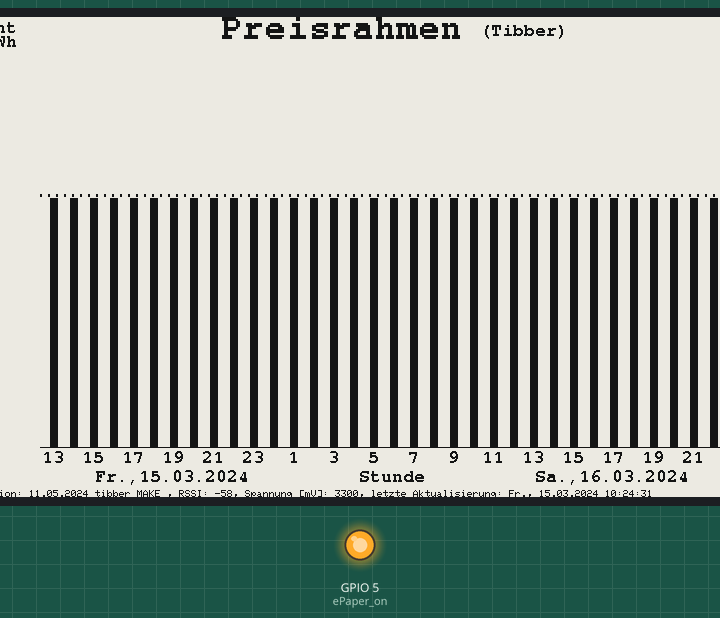
The sketch below on a simulated ESP8266 (NodeMCU). On the bench: 800×480 one-colour display, output pins drawn as LEDs (lit = HIGH). WiFi joins after 1.5 s; servers stay silent unless stated; uploads are accepted with an empty reply; the local clock reads 2024-03-15 10:24:30 at power-on unless the sketch sets it; what the sketch prints to the serial monitor is not drawn. At 12.1 s the program puts the board to deep sleep or switches it off; the recording ends there.

Above: at 6.1 s.
Timing chart, 0 to 7.6 s (numbered marks = the images above):
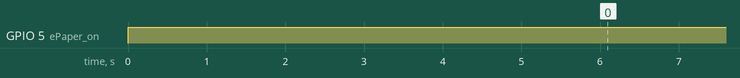

The sketch:

tibber_preis_auf_epaper_25032023-1.ino
```cpp
#include <dummy.h>

#define vers "Version: 11.05.2024 tibber MAKE "
const char *ssid = "Heise-Gaeste";
const char *password = "NurFuerHeiseGaeste!";
const char *token = "5K4MVS-OjfWhK_4yrjOlFe1F6kJXPVf7eQYggo8ebAE"; // Demo Token durch eigenen Token ersetzen!!!
const char *tibberApi = "https://api.tibber.com/v1-beta/gql";
//############### ePaper "Gedoens" ###########################################################
#define EPD_CS SS
#define MAX_DISPLAY_BUFFER_SIZE (81920ul-34000ul-5000ul) // ~34000 base use, change 5000 to your application use
#define GxEPD2_DISPLAY_CLASS GxEPD2_BW
#define GxEPD2_DRIVER_CLASS GxEPD2_750_T7  // GDEW075T7   800x480, EK79655 (GD7965), (WFT0583CZ61)
#define MAX_HEIGHT(EPD) (EPD::HEIGHT <= (MAX_DISPLAY_BUFFER_SIZE) / (EPD::WIDTH / 2) ? EPD::HEIGHT : (MAX_DISPLAY_BUFFER_SIZE) / (EPD::WIDTH / 2))
//#if defined uwe #else #endif
#define ENABLE_GxEPD2_GFX 0  //wenn ohne Grauwerte
#include <GxEPD2_BW.h>
#define GxEPD_LIGHTGREY GxEPD_BLACK
//Pins ePapaer an ESP8266: VCC=gr=3,3V, GND=br=GND, DIN=bl=Gpio13=D7=MOSI, CLK=ge=D5=Gpio14=SCLK, CS=or=D8=Gpio15=CS, DC=gn=D3=Gpio0, RST=ws=D4=Gpio2, BUSY=vi=D6=Gpio12=MISO, PWR=rt=3,3V
GxEPD2_DISPLAY_CLASS<GxEPD2_DRIVER_CLASS, MAX_HEIGHT(GxEPD2_DRIVER_CLASS)> display(GxEPD2_DRIVER_CLASS(/*CS=D8*/ EPD_CS, /*DC=D3*/ 0, /*RST=D4*/ 2, /*BUSY=D2*/ 4));
#include <Fonts/FreeMonoBold9pt7b.h>
//############### ePaper "Gedoens" Ende ######################################################
#include <ESP8266WiFi.h>
#include <ESP8266HTTPClient.h>
#include <WiFiClientSecureBearSSL.h>
#include <ArduinoJson.h>
#include <time.h>
#include "ota.h"
#include "Internetzeit.h"
#define ePaper_on 5 //D1 = GPIo5
#define LED 2 //D4
#define AN LOW
#define AUS HIGH
#define RTCMEMORYSTART 65 //1.freier Speicherplatz im RTC
ADC_MODE(ADC_VCC);
char buf[200]; // Buffer für sprintf
int preis[2][24] ; //24h = 24 Preise, jeweils für den aktuellen und den folgenden Tag
int min1[2]={0,0}, max1[2]={0,0}; //jeweils für den aktuellen und den folgenden Tag
long preismittel[2]={0, 0}; //Mittelwert, jeweils für den aktuellen und den folgenden Tag
long mittelwert[2]={0,0};   //hier jetzt der Mittelwert von 13-24 Uhr des aktuellen Tages und 0-23 Uhr des folgenden Tages fuer epaper-Darstellung
int mini=30000, maxi=0, min_abgerundet, max_aufgerundet, spreizung; //fuer ePaper Darstellung
WiFiClientSecure client;
boolean wlan_ok=false;
uint32_t bootcount, deepsleeptime; //deepsleeptime knapp unter 2hoch32, daher 22 x booten, Bootcount wird in der rtc des ESP gespeichert
unsigned long zeit_bis13; //hier wird die Zahl der Sekunden bis zum naechsten 13 Uhr gespeichert
StaticJsonDocument<1501> doc; //Speicher für die json-Daten vor dem Deserialisieren
//************************************************************
void setup() {
  unsigned long t=micros();
  Serial.begin(115200);
  Serial.print(vers);Serial.print("\nWaking up..., ESP.getResetReason: "); Serial.println(ESP.getResetReason().c_str());
  // die deepsleep Zeit wir in Mikrosekunden angegeben und beträgt maximal 2hoch32, also etwas mehr als 4 Milliarden, was ca. 70 Minuten entspricht
  // Der ESP soll aber 24h schlafen, also sorgt der nachfolgende Algorythmus dafür das der ESP nach knapp 70 Minuten kurz aufwacht
  // (dauert ca 1,5 millisek.), den bootcounter erhöht und im nichtfluechtigem rtc Speicher ablegt und wieder schlafen geht.
  // Ob das System aus dem deepsleep kommt oderneu eingeschaltet wurde, wird über ESP.getReason ermittelt.
  strcpy(buf,ESP.getResetReason().c_str());
  if(buf[0]=='D') { //D steht für DeepSleeep, weitere Faelle waeren z.B. 'P'ower on oder 'S'oftware watchdog . . .
    ESP.rtcUserMemoryRead(RTCMEMORYSTART, &bootcount, sizeof(bootcount)); //Counter aus dem ESP RTC (RealTimeClock) lesen
    if(bootcount<21) {
      bootcount++;
      ESP.rtcUserMemoryWrite(RTCMEMORYSTART, &bootcount, sizeof(bootcount)); //Serial.print("bootcount = "); Serial.println(bootcount);
      ESP.rtcUserMemoryRead(RTCMEMORYSTART+1, &deepsleeptime, sizeof(deepsleeptime));
      Serial.print(bootcount); Serial.print(" =bootcount, deepsleeptime= ");Serial.println(deepsleeptime);
      if(bootcount==21) {
        ESP.deepSleep(deepsleeptime, WAKE_RFCAL); delay(100); // nach dem Aufwachen WLAN ein
      }
      ESP.deepSleep(deepsleeptime, WAKE_RF_DISABLED); delay(100); //nach dem Aufwachen WLAN aus
    }
  }
  bootcount=0; //kein Deep Sleep, sondern echter Neustart oder es ist kurz nach 13:oo:oo Uhr
  ESP.rtcUserMemoryWrite(RTCMEMORYSTART, &bootcount, sizeof(bootcount));
  pinMode(ePaper_on, OUTPUT);
  digitalWrite(ePaper_on, HIGH);
  WiFi.begin(ssid, password);
  Serial.println("Connecting to WiFi...");  // Wait for WiFi connection
  for(int timeout=20; timeout >=0; timeout--) { //max 10 Sekunden auf WLAN Verbindung warten
    if (WiFi.status() == WL_CONNECTED) {
      wlan_ok=true;
      break;
    }
    delay(500);
    Serial.print(".");
  }
  sprintf(buf,"\nconnected, address=%s; Hostname=%s, Version= %s\r\n",WiFi.localIP().toString().c_str(),WiFi.hostname().c_str(),vers);  Serial.print(buf);
  //############### Berechne deep sleep time ######################
  if(wlan_ok==true) {
    showTime(); showTime(); // Internetzeit holen, beim 1. Aufruf sind die Sekunden falsch, daher 2x
    if(tm.tm_hour>=13) zeit_bis13=(12+24-tm.tm_hour)*3600; // der Rest bis zur 13. Stunde wird mit Minuten und Sekunden aufgefüllt
    else              zeit_bis13=(12   -tm.tm_hour)*3600;
    zeit_bis13=zeit_bis13+(59-tm.tm_min)*60;
    zeit_bis13=zeit_bis13+(59-tm.tm_sec)+30*60;  //30*60 = 30 Minuten zusätzlich wegen ggf. Ungenauigkeit um sicher nach 13.oo Uhr zu "landen"
    zeit_bis13=(zeit_bis13*10000+21)/22; //1. Aufrunden und 2. durch 22 Zyklen teilen damit das spätere Ergebnis sicher in 32 Bit passt
    deepsleeptime = zeit_bis13*100; // deepsleep Zeit in Mikrosekunden
    //############### Berechne deep sleep time ENDE #################
    sprintf(buf,"Zeit: %s, %02d.%02d.%04d %02d:%02d:%02d, bootcount: %d deepsleeptime: ",wochentag[tm.tm_wday],tm.tm_mday,tm.tm_mon,tm.tm_year,tm.tm_hour,tm.tm_min,tm.tm_sec, bootcount);
    Serial.print(buf);Serial.println(deepsleeptime); //sprintf kann keine unsigned long ausgeben, daher Serial.print
    ESP.rtcUserMemoryWrite(RTCMEMORYSTART+1, &deepsleeptime, sizeof(deepsleeptime));
    // jetzt das eigentliche Programm
    hole_tibber_preise();
    WiFi.mode(WIFI_OFF); //WLAN aus um Strom zu sparen
    epaper_ermittele_minmax(); //fuer den ersten Tag erst ab 13.oo Uhr
  }
  else deepsleeptime=(3600*1000/22)*1000*10; //1h = 3600 Sek.*10 =10h in mikrosekunden neu versuchen;
  display.init(115200, true, 2, false); // USE THIS for epaper Waveshare boards with "clever" reset circuit, 2ms reset pulse
  sprintf(buf,"\nePaper Display mit WIDTH: %d, Hoehe: %d\n", display.epd2.WIDTH, display.epd2.HEIGHT); Serial.print(buf);
  epaper_ausgabe();
  for(int cnt=0;cnt<6;cnt++) {delay(1000); Serial.print(".");}
  //delay(20000);
  Serial.println(" gehe in deep Sleep");
  ESP.deepSleep(deepsleeptime, WAKE_RF_DISABLED); delay(100);
}
//************************************************************
void loop() {}
//************************************************************
void epaper_ermittele_minmax() {
  for(int h=13;h<24;h++) { //min, max, mittelw Werte für den ersten Tag ermitteln, 13-23 Uhr
    if(preis[0][h]<mini) mini=preis[0][h];
    if(preis[0][h]>maxi) maxi=preis[0][h];
    mittelwert[0] = mittelwert[0] + preis[0][h];
  }
  for(int h=0;h<24;h++) { //min, max, mittelw Werte für den zweiten Tag ermitteln, 0-23 Uhr
    if(preis[1][h]<mini) mini=preis[1][h];
    if(preis[1][h]>maxi) maxi=preis[1][h];
    mittelwert[1] = mittelwert[1] + preis[1][h];
  }
  mittelwert[0]=mittelwert[0]/11; // Tag1 von 13-23 Uhr
  mittelwert[1]=mittelwert[1]/24; // Tag2 von 0-23 Uhr
  min_abgerundet =(mini/100-2)*100; //auf voll 100  abgerundet -200
  max_aufgerundet=(maxi/100+1)*100; //auf voll 100 aufgerundet +100
  spreizung=max_aufgerundet - min_abgerundet; // Schwankungsbreite
  sprintf(buf,"Mittelwert0: %4d, Mittelwert1: %4d, Minimum: %4d, Maximum: %4d, min_abgerundet: %4d, max_aufgerundet: %4d, spreizung: %4d\n",
               mittelwert[0], mittelwert[1], mini, maxi, min_abgerundet, max_aufgerundet, spreizung); Serial.print(buf);
}
//*****************************************************************************
void epaper_ausgabe() {
  display.setRotation(2);
  display.setFont(&FreeMonoBold9pt7b); //alternativ: display.setFont(0);
  display.fillScreen(GxEPD_WHITE);
  display.setTextColor(GxEPD_BLACK);
  display.setFullWindow();
  display.firstPage();
  do {
    display.fillScreen(GxEPD_WHITE);
//####### Balken zeichnen ############################################
    int d=0, p=0;
    for(int h=13;h<48;h++) {
      if( h>23 && d==0) {
        d=1;
        p=24;
      }
      int balkenhoehe= long (-380* ( (preis[d][h-p] - min_abgerundet)*100 / spreizung)/100) ; //max. 380 Pixel hoch
      int hh=(h-13)*20;
      display.fillRect(/*x0*/90+hh, /*y=*/display.height() - 50, 8, balkenhoehe, GxEPD_LIGHTGREY);
      //sprintf(buf,"h: %d, d: %d, p: %d, preis[d][h-p]: %d, Balkenhoehe in Pixel: %d, Balkenhoehe_Proz.: %d\n", h, d, p, preis[d][h-p], balkenhoehe, ((preis[d][h-p] - min_abgerundet)*100) / spreizung ); Serial.print(buf);
    }
//####### Balken zeichnen Ende #######################################
//####### Y-Achse schreiben  #########################################
    int unterteilung=6;
    int delta_spreizung=spreizung/(unterteilung)/100; // auf ganze Cent abgerundet
    int y_achse=0;
    while(true) {
      int y_abstand = display.height() - (50+ (y_achse* 380 * delta_spreizung /(spreizung/100)));
      //int y_abstand = display.height() - 1*(50+ y_achse* 380/(unterteilung));
      display.drawLine(/*x=*/80, y_abstand,display.width()-20 , y_abstand,GxEPD_BLACK);
      display.setCursor(15 , y_abstand);
      display.print(delta_spreizung * y_achse + min_abgerundet/100) ;
      //sprintf(buf, "delta_spreizung: %d, y_achse: %d, y_abstand absolut in Pixel: %d\n", delta_spreizung, y_achse, y_abstand); Serial.print(buf);
      if( y_abstand < (display.height()-(380+0)) ) break;
      y_achse++;
      if(y_achse >10) break; //Notbremse
    }
    display.setCursor(13 , display.height() -465); //Y-Achse beschriften
    display.print("Cent");
    display.setCursor(13 , display.height() -451); //Y-Achse beschriften
    display.print("/kWh");
//####### Y-Achse schreiben Ende######################################
//####### Version, Spannung, Feldstärke, letzte Aktualisierung #######
    display.setFont(0);
    display.setCursor(15,473);
    sprintf(buf,"%s, RSSI: %d, Spannung [mV]: %d, letzte Aktualisierung: %s, %02d.%02d.%04d %02d:%02d:%02d",
              vers, wifi_station_get_rssi(),ESP.getVcc(),wochentag[tm.tm_wday],tm.tm_mday,tm.tm_mon,tm.tm_year,tm.tm_hour,tm.tm_min,tm.tm_sec);
    display.print(buf);
    display.setFont(&FreeMonoBold9pt7b);
//####### Version, Spannung, Feldstärke, letzte Aktualisierung Ende ##
//####### X-Achse schreiben ##########################################
    int yyy=display.height() -35;
    for(int yt=0;yt<18;yt++) {  //X-Achse beschriften
      int ytt=yt*40;
      int h=13+2*yt;
      if(h>23) h=h-24;
      int sp=0; if(h<10) sp=6;
      display.setCursor(82 + ytt+sp, yyy);
      display.print(h);
    }
    sprintf(buf,"%s,%2d.%02d.%04d          Stunde          ",wochentag[tm.tm_wday],tm.tm_mday,tm.tm_mon,tm.tm_year);
    now = (now + 86400);localtime_r(&now, &tm);  tm.tm_year += 1900; tm.tm_mon += 1; //einen Tag (86400 Sekunden) vor für den naechsten Tag, wird mit Aufruf von showtime() in loop wieder richtig gesetzt
    sprintf(buf+strlen(buf),"%s,%2d.%02d.%04d",wochentag[tm.tm_wday],tm.tm_mday,tm.tm_mon,tm.tm_year);
    display.setCursor(135, display.height() -16);
    display.print(buf);
    display.setCursor(260, 20); //display.setCursor(300, 20);
    display.setTextSize(2);
    display.print("Preisrahmen");
    display.setTextSize(1);
    display.setCursor(520, 18);
    display.print("(Tibber)");
//####### X-Achse schreiben Ende #####################################
//####### Mittelwert Linien ##########################################
    //int mw0 = display.height() - 50 - (380 * (mittelwert[0] - min_abgerundet)) / spreizung ; //Mittelwert von 13-23Uhr
    int mw0 = display.height() - 50 - (380 * (preismittel[0] - min_abgerundet)) / spreizung ;  //Mittelwert von 0 - 23Uhr
    int mw1 = display.height() - 50 - (380 * (mittelwert[1] - min_abgerundet)) / spreizung ;
    for(p=0;p<11*20;p+=8) display.fillRect(/*x0*/80+p, /*y=*/mw0, /*Laenge*/2, /*Breite*/3, GxEPD_LIGHTGREY); //gestrichelte "dicke" Linie
    for(p=0;p<24*20;p+=8) display.fillRect(/*x0*/80+11*20+5+p, /*y=*/mw1, /*Laenge*/2, /*Breite*/3, GxEPD_LIGHTGREY);//gestrichelte "dicke" Linie
//####### Mittelwert Linien Ende #####################################
//####### Fehlerbehandlung ###########################################
    if(wlan_ok==false) {
      display.setCursor(260, 50);
      display.setTextSize(2);
      display.print("K E I N   W L A N");
      display.setTextSize(1);
    }
    if(ESP.getVcc()<2700) {
      display.setCursor(260, 80);
      display.print("Batterie unter 2,7 Volt, WECHSELN");
    }
//####### Fehlerbehandlung Ende ######################################
  }
  while (display.nextPage());
  Serial.println("ePaper schreiben Ende");
}
//*****************************************************************************************
void hole_tibber_preise() {
  WiFiClientSecure client; //HTTPS !!!
  client.setInsecure(); //the magic line, use with caution
  HTTPClient https;
  strcpy(buf, "Bearer ");
  strcat(buf, token);
  https.begin(client, tibberApi);
  https.addHeader("Content-Type", "application/json");  // add necessary headers
  https.addHeader("Authorization",  buf);           // add necessary headers
  String payload = "{\"query\": \"{viewer { homes { currentSubscription{ priceInfo{ today{ total  } tomorrow { total  }}}}}}\"} ";
  //char payload[100]; strcpy( payload, "{\"query\": \"{viewer { homes { currentSubscription{ priceInfo{ today{ total  } tomorrow { total  }}}}}}\"} " );
  Serial.print("STRING PAYLOAD: "); Serial.println(payload);
  int httpCode = https.POST(payload);
  if (httpCode == HTTP_CODE_OK) {
    String response = https.getString();
   // strcpy(response, https.getString() );
    Serial.println(response);
    DeserializationError error = deserializeJson(doc, response);
    if (error) Serial.println("\n\n################################# Error parsing JSON response ###########################\n");
    preise_aus_json();
  } else {
    Serial.println("something went wrong");
    Serial.println(httpCode);
  }
  https.end();
  client.stop();  // Disconnect from the server
}
//*****************************************************************************************
void preise_aus_json() { //Preise aus JSON STring extrahieren und in kompakter Tabelle ausgeben
  char buf[200];
  Serial.println("preise_aus_json    :");
  char tag[2][9]={"today", "tomorrow"};
  double preis_in_doublefloat;
  for(int to=0;to<2;to++) {
    for(int h=0;h<24;h++) {
      preis_in_doublefloat = doc["data"]["viewer"]["homes"][0]["currentSubscription"]["priceInfo"][tag[to]][h]["total"];
      preis[to][h] = int (10000*preis_in_doublefloat);
      sprintf(buf,"Tag= %9s, to=%2d, h=%2d, Preis= %4d\n", tag[to], to, h, preis[to][h]); Serial.print (buf);
      int h1; if(h==23) h1=0; else h1=h;
      if(h>0) {
        if(preis[to][ min1[to] ]>preis[to][h1])  min1[to]=h1;
        if(preis[to][ max1[to] ]<preis[to][h1])  max1[to]=h1;
      }
      preismittel[to] =preis[to][h] + preismittel[to]; //mittelwert berechnen Teil 1
    }
    preismittel[to] = preismittel[to] / 24;  //mittelwert berechnen Teil 2
  }
  Serial.println("\n            Heute        ||||             Morgen"); // in kompakter Tabelle ausgeben
  for(int h1=0;h1<12;h1++) {
    sprintf(buf,"h=%2d: %4d || h=%2d: %4d |||| h=%2d: %4d || h=%2d: %4d ||\n", h1, preis[0][h1], h1+12, preis[0][h1+12], h1, preis[1][h1], h1+12, preis[1][h1+12]); Serial.print (buf);
  }
  sprintf(buf,            " Min h: %2d, %4d,        |||| Min h: %2d, %4d, \n", min1[0], preis[0][min1[0]],min1[1], preis[1][min1[1]]);
  sprintf(buf+strlen(buf)," Max h: %2d, %4d,        |||| Max h: %2d, %4d, \n",max1[0], preis[0][max1[0]],max1[1], preis[1][max1[1]]);
  sprintf(buf+strlen(buf),"Mittelwert: %4d         |||| Mittelwert: %4d\n\n",preismittel[0], preismittel[1]); Serial.print (buf);
  sprintf(buf,"   <h:%2d, >h:%2d, =:%4d  ||||   <h:%2d, >h:%2d, =:%4d \n", min1[0], max1[0], preismittel[0], min1[1], max1[1] ,preismittel[1]); Serial.print (buf);
}
//*****************************************************************************************
//                     0    1    2    3    4    5    6    7    8    9   10   11   12   13   14   15   16   17   18   19   20   21   22   23    Uhr
//int preis[2][24]={{2703,2685,2686,2674,2678,2687,2875,3020,2946,2774,2574,2508,2148,1939,2177,2368,2552,2745,2885,2840,2739,2661,2663,2601},//Preise zu Testzwecken vom 8.+9.3.2024
//                  {2562,2542,2528,2514,2467,2457,2489,2520,2520,2461,2281,1891,1875,1829,1888,2224,2515,2716,2817,2781,2689,2608,2609,2570}};//Preise zu Testzwecken vom 8.+9.3.2024
//   Min h: 13, 0.1939,          |||| Min h: 13, 0.1829,
//   Max h:  7, 0.3020,          |||| Max h: 18, 0.2817,
//  Mittelwert: 0.2630           |||| Mittelwert: 0.2431
```

Source omitted: Internetzeit.h (8357 bytes), ota.h (2137 bytes)

Measured:
- by itself, GPIO 5 (ePaper_on): LOW → HIGH at 0.00 s
